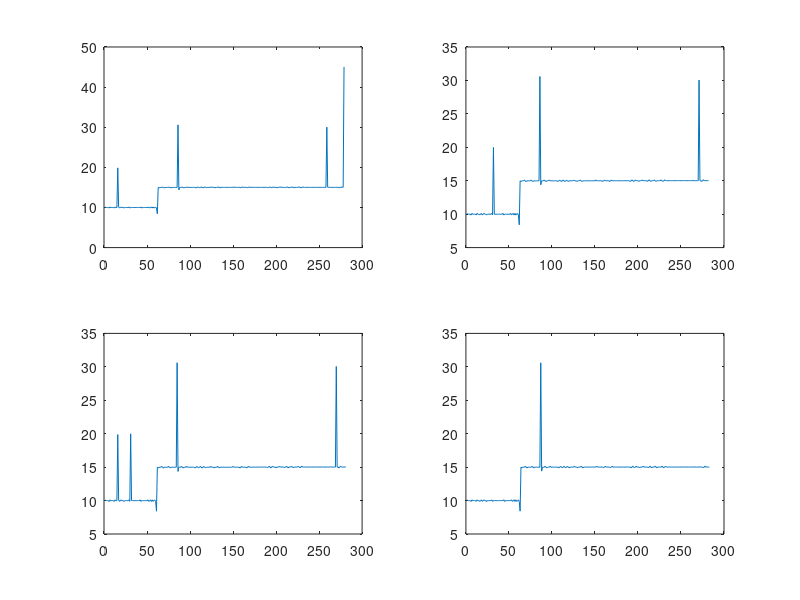

Write the MATLAB code that produced this figure. (Note: this script raises an error after producing the figure.)
%% 长基线数据，与USBL的一致
clear all
fid=fopen('log1-20230504-0017-lbl.xpf.txt','rt');
% fid=fopen('log1-20230504-0124-ins-LBL.xpf.txt','rt');
% fid=fopen('PHINS_6000-D-20140924-103004-ins-lbl.xpf.txt','rt');
for i=1:12
    fgets(fid);
end
LBL=fscanf(fid,'%d/%d/%d %d:%d:%d.%f %d %f %f %f %f %f \n',[13,inf]);
% 2023/05/04	00:17:04.4559	132	15.837422227487	115.142674930394	4209.720215	1936.098022	5.944000
LBL(14,:)=LBL(4,:)*3600+LBL(5,:)*60+LBL(6,:)+LBL(7,:)/10000;
LBL(1:7,:)=[];
fclose(fid);

beaconID=[132,133,134,135];% 132=90
beacon=cell(1,4);
for i=1:4
    beacon{i}=LBL(:,LBL(1,:)==beaconID(i));
    subplot(2,2,i)
    plot(diff(beacon{i}(end,:)))
    BCN(i,:)=beacon{i}(2:4,1);
end
param=Param;
BCN(:,1)=BCN(:,1)*param.D2R;
BCN(:,2)=BCN(:,2)*param.D2R;
%%
% fid=fopen('log1-20230430-0347-ins-nav.xpf.txt','rt');
fid=fopen('log1-20230504-0017-ins-nav.xpf.txt','rt');
% fid=fopen('log1-20230504-0124-ins-NAV.xpf.txt','rt');
% fid=fopen('PHINS_6000-D-20140924-103004-ins-nav.xpf.txt','rt'); 
for i=1:21
fgets(fid);
end
Ins_Nav=fscanf(fid,'%d/%d/%d %d:%d:%d.%f %d %d %d %f %f %f %f %f %f %f %f %f %f %f %f\n',[22,inf]);
Ins_Nav(23,:)=Ins_Nav(4,:)*3600+Ins_Nav(5,:)*60+Ins_Nav(6,:)+Ins_Nav(7,:)/10000;
Ins_Nav(1:10,:)=[];
% 2023/05/04	00:17:02.6748	3146529	0	67108864	15.820634196889	115.147240101896	-4128.846191	
% 351.475006	-0.744000	4.775000	1.460148	-0.375065	0.012396	0.154284	0.003127	-0.141090
% heading	roll	pitch  speedNorth	speedEast	speedUp
% heave	 surge	sway
fclose(fid);
%%
plot_beacon_distances_with_custom_func(BCN)
%%

% --- 用户输入参数 ---

% 1. 四个信标的大地坐标 (纬度 [度], 经度 [度], 深度 [米, 正值])
%    示例数据，请替换为您的实际数据
beacon_lla_depth = [
    30.0000, 120.0000, 100;  % 信标1: 纬度, 经度, 深度
    30.0010, 120.0000, 105;  % 信标2
    30.0000, 120.0010, 98;   % 信标3
    30.0010, 120.0010, 102   % 信标4
    ];

% 2. 斜距测量数据 (N_samples x 4 矩阵)
%    每行代表一个时间点的四个斜距 [R1, R2, R3, R4] (单位：米)
%    假设有 N_samples (约280) 组测量数据
%    示例数据 (请替换为您的实际数据，例如从 .mat 文件加载)
%    load('range_data.mat'); % 假设 range_measurements 在这个文件里
N_samples = 280; % 假设有280个数据点
% 用随机数据模拟，实际应用时替换为真实数据
% 这部分模拟数据仅用于演示，实际范围应基于信标间距和AUV大致深度
avg_beacon_dist_approx = 500; % 对信标间平均距离的粗略估计
avg_depth_approx = mean(beacon_lla_depth(:,3)) + 50; % AUV在信标深度以下
range_measurements = avg_depth_approx + rand(N_samples, 4) * avg_beacon_dist_approx * 0.3;
% 确保模拟的斜距大于深度差
for i=1:4
    depth_diff = abs(avg_depth_approx - beacon_lla_depth(i,3));
    range_measurements(:,i) = max(range_measurements(:,i), depth_diff + 50); % 确保斜距至少比深度差大一点
end


% --- 1. 坐标系设置与转换 ---
fprintf('步骤 1: 坐标系设置与转换...\n');

% 选择参考点 (例如第一个信标) 用于 NED 转换
% 参考点的高度设为0 (对应于WGS84椭球表面)
ref_lla = [beacon_lla_depth(1,1), beacon_lla_depth(1,2), 0];
spheroid = wgs84Ellipsoid('meter'); % 使用WGS84椭球模型

% 将信标 LLA+Depth 转换为 NED 坐标
% geodetic2ned 需要高度作为输入，深度为正，则高度为负
beacon_altitudes = -beacon_lla_depth(:,3);
[beacon_N, beacon_E, beacon_D] = geodetic2ned( ...
    beacon_lla_depth(:,1), beacon_lla_depth(:,2), beacon_altitudes, ...
    ref_lla(1), ref_lla(2), ref_lla(3), spheroid);
beacon_ned = [beacon_N, beacon_E, beacon_D]; % N x 3 矩阵，(北, 东, 地)

fprintf('信标在局部NED坐标系下的位置 (米):\n');
disp(beacon_ned);

% --- 2. 初始化AUV轨迹存储 ---
auv_trajectory_ned = zeros(N_samples, 3); % 存储AUV在NED坐标系下的位置

% --- 3. 对每一组斜距数据进行迭代最小二乘解算 ---
fprintf('\n步骤 2: 开始解算AUV位置...\n');

% ILS 参数
max_iterations = 20;  % 最大迭代次数
tolerance = 1e-6;     % 收敛阈值 (米)

% AUV位置的初始猜测值 (NED坐标)
% 第一次的初始猜测：可以使用信标的几何中心，深度为平均斜距减去平均信标深度（非常粗略）
% 或使用更复杂的线性化方法获得 (见下方 helper function)
% P_auv_guess_ned = [mean(beacon_N), mean(beacon_E), mean(beacon_D) + mean(range_measurements(1,:))/2];
P_auv_guess_ned = calculate_initial_guess_linearized(beacon_ned, range_measurements(1,:)');
if any(isnan(P_auv_guess_ned)) || any(isinf(P_auv_guess_ned))
    P_auv_guess_ned = [mean(beacon_N), mean(beacon_E), mean(beacon_D) + 20]; % 备用初始值
    fprintf('线性化初始猜测失败，使用备用初始值。\n');
end


for i = 1:N_samples
    current_ranges = range_measurements(i, :)'; % 当前时刻的4个斜距 (列向量)

    % 对于后续时间点，使用上一时刻的解作为初始猜测值
    if i > 1
        P_auv_guess_ned = auv_trajectory_ned(i-1, :);
    end

    % 调用迭代最小二乘解算器
    P_auv_solved_ned = iterative_least_squares_solver( ...
        beacon_ned, current_ranges, P_auv_guess_ned, ...
        max_iterations, tolerance);

    auv_trajectory_ned(i, :) = P_auv_solved_ned;

    if mod(i, 50) == 0 % 每50个点打印一次进度
        fprintf('已处理 %d / %d 个数据点. 当前估算AUV位置 (NED): [%.2f, %.2f, %.2f]\n', ...
            i, N_samples, P_auv_solved_ned(1), P_auv_solved_ned(2), P_auv_solved_ned(3));
    end
end

fprintf('AUV位置解算完成。\n');

% --- 4. (可选) 将AUV的NED坐标转换回大地坐标 ---
fprintf('\n步骤 3: 将AUV轨迹从NED转换回大地坐标 (纬度, 经度, 深度)...\n');
auv_lat = zeros(N_samples, 1);
auv_lon = zeros(N_samples, 1);
auv_altitude_ellipsoid = zeros(N_samples, 1); % AUV相对于椭球的高度

for i = 1:N_samples
    [auv_lat(i), auv_lon(i), auv_altitude_ellipsoid(i)] = ned2geodetic( ...
        auv_trajectory_ned(i,1), auv_trajectory_ned(i,2), auv_trajectory_ned(i,3), ...
        ref_lla(1), ref_lla(2), ref_lla(3), spheroid);
end
auv_depth = -auv_altitude_ellipsoid; % 深度为正

auv_trajectory_lla = [auv_lat, auv_lon, auv_depth];

fprintf('AUV轨迹 (LLA) 的前5个点:\n');
disp(auv_trajectory_lla(1:min(5,N_samples), :));

% --- 5. (可选) 绘图 ---
figure;
subplot(2,1,1);
plot(beacon_ned(:,2), beacon_ned(:,1), 'r^', 'MarkerSize', 10, 'MarkerFaceColor', 'red'); % 信标位置 (East-North平面)
hold on;
plot(auv_trajectory_ned(:,2), auv_trajectory_ned(:,1), 'b.-'); % AUV轨迹 (East-North平面)
xlabel('East (米)');
ylabel('North (米)');
title('AUV 轨迹 (NED坐标系 - 水平面)');
legend('信标', 'AUV轨迹', 'Location', 'best');
axis equal;
grid on;

subplot(2,1,2);
plot(1:N_samples, auv_trajectory_ned(:,3), 'g.-'); % AUV深度变化
xlabel('样本点索引');
ylabel('Depth (米)');
title('AUV 深度 (NED坐标系)');
set(gca, 'YDir','reverse'); % 通常深度向下为正，绘图时Y轴反向更直观
grid on;



% --- Helper Function: Iterative Least Squares Solver ---
function P_est_ned = iterative_least_squares_solver(beacon_positions_ned, measured_ranges, ...
    P_initial_guess_ned, max_iter, tol)
P_est_ned = P_initial_guess_ned; % (1x3 row vector)
num_beacons = size(beacon_positions_ned, 1);

for iter = 1:max_iter
    H = zeros(num_beacons, 3);      % Jacobian矩阵
    calculated_ranges = zeros(num_beacons, 1);
    residuals = zeros(num_beacons, 1);

    for j = 1:num_beacons
        beacon_j_pos = beacon_positions_ned(j, :); % (1x3)
        diff_vec = P_est_ned - beacon_j_pos;       % (1x3)
        dist_est = norm(diff_vec);

        if dist_est < 1e-3 % 避免除以零或过小的值
            dist_est = 1e-3;
        end

        calculated_ranges(j) = dist_est;
        residuals(j) = measured_ranges(j) - calculated_ranges(j);

        % 计算雅可比矩阵的行
        H(j, :) = diff_vec / dist_est;
    end

    % 求解位置修正量 delta_P (3x1 column vector)
    % delta_P = (H' * H) \ (H' * residuals); % 标准最小二乘
    % 使用伪逆增加鲁棒性，尤其是在H接近奇异时
    if rank(H'*H) < 3
        % fprintf('Warning: Jacobian product is rank deficient in iteration %d. Using pseudo-inverse.\n', iter);
        delta_P = pinv(H) * residuals; % 更鲁棒的选择
    else
        delta_P = (H' * H) \ (H' * residuals);
    end


    % 更新位置估计
    P_est_ned = P_est_ned + delta_P'; % delta_P是列向量，转置后相加

    % 检查收敛性
    if norm(delta_P) < tol
        % fprintf('Converged in %d iterations.\n', iter);
        break;
    end
end
if iter == max_iter
    % fprintf('Warning: ILS reached maximum iterations (%d) without full convergence.\n', max_iter);
end
end

% --- Helper Function: Linearized Initial Guess (Optional but can be helpful) ---
function P_guess_ned = calculate_initial_guess_linearized(beacon_pos_ned, measured_ranges)
% 使用前四个信标（或至少3个）通过线性化方程组求解初始位置
% (x-x1)^2 + (y-y1)^2 + (z-z1)^2 = R1^2
% (x-x2)^2 + (y-y2)^2 + (z-z2)^2 = R2^2
% ...
% 两两相减进行线性化:
% 2(x2-x1)x + 2(y2-y1)y + 2(z2-z1)z = R1^2-R2^2 - (x1^2+y1^2+z1^2) + (x2^2+y2^2+z2^2)
% (确保 beacon_pos_ned 和 measured_ranges 至少有3个数据点)

if size(beacon_pos_ned,1) < 3 || length(measured_ranges) < 3
    P_guess_ned = [mean(beacon_pos_ned(:,1)), mean(beacon_pos_ned(:,2)), mean(beacon_pos_ned(:,3)) + 20]; % Fallback
    warning('Not enough beacons/ranges for linearized guess, using fallback.');
    return;
end

A_lin = zeros(size(beacon_pos_ned,1)-1, 3);
b_lin = zeros(size(beacon_pos_ned,1)-1, 1);

x1 = beacon_pos_ned(1,1); y1 = beacon_pos_ned(1,2); z1 = beacon_pos_ned(1,3);
R1_sq = measured_ranges(1)^2;
K1 = x1^2 + y1^2 + z1^2;

for i = 2:min(4, size(beacon_pos_ned,1)) % Use up to 3 equations (from beacon 2,3,4 vs 1)
    xi = beacon_pos_ned(i,1); yi = beacon_pos_ned(i,2); zi = beacon_pos_ned(i,3);
    Ri_sq = measured_ranges(i)^2;
    Ki = xi^2 + yi^2 + zi^2;

    A_lin(i-1, 1) = 2 * (xi - x1);
    A_lin(i-1, 2) = 2 * (yi - y1);
    A_lin(i-1, 3) = 2 * (zi - z1);
    b_lin(i-1) = R1_sq - Ri_sq - K1 + Ki;
end

% 如果信标数少于4个，调整A_lin和b_lin的大小
if size(beacon_pos_ned,1) == 3
    A_lin = A_lin(1:2,:);
    b_lin = b_lin(1:2,:);
    % 对于只有2个方程3个未知数的情况，线性解算不唯一，需要额外约束或更好的方法
    % 这里仅为示例，实际中若信标数不足4，线性解算可能效果不佳或无解
    warning('Linearized guess with only 3 beacons might be underdetermined/ill-conditioned for 3D.');
    % 可以考虑固定一个维度（例如深度），然后解算2D位置，但这超出了通用解的范畴
    P_guess_ned = [mean(beacon_pos_ned(:,1)), mean(beacon_pos_ned(:,2)), mean(beacon_pos_ned(:,3)) + 20]; % Fallback
    return;
end


if rank(A_lin) < 3
    warning('Matrix for linearized initial guess is singular/rank-deficient. Using fallback guess.');
    P_guess_ned = [mean(beacon_pos_ned(:,1)), mean(beacon_pos_ned(:,2)), mean(beacon_pos_ned(:,3)) + mean(measured_ranges)/2];
else
    P_sol_lin = A_lin \ b_lin;
    P_guess_ned = P_sol_lin';
end


% 要运行此代码:
% 1. 将此代码保存为 .m 文件 (例如 solve_lbl_positioning.m)。
% 2. 确保您有 MATLAB 及 Mapping Toolbox (用于 geodetic2ned, ned2geodetic, wgs84Ellipsoid)。
%    如果没有Mapping Toolbox，您需要自行实现坐标转换函数或使用简化的平面假设（如果区域较小）。
% 3. 替换示例的 beacon_lla_depth 和 range_measurements 为您的真实数据。
% 4. 在MATLAB命令窗口运行: auv_trajectory_lla_result = solve_lbl_positioning();
end
